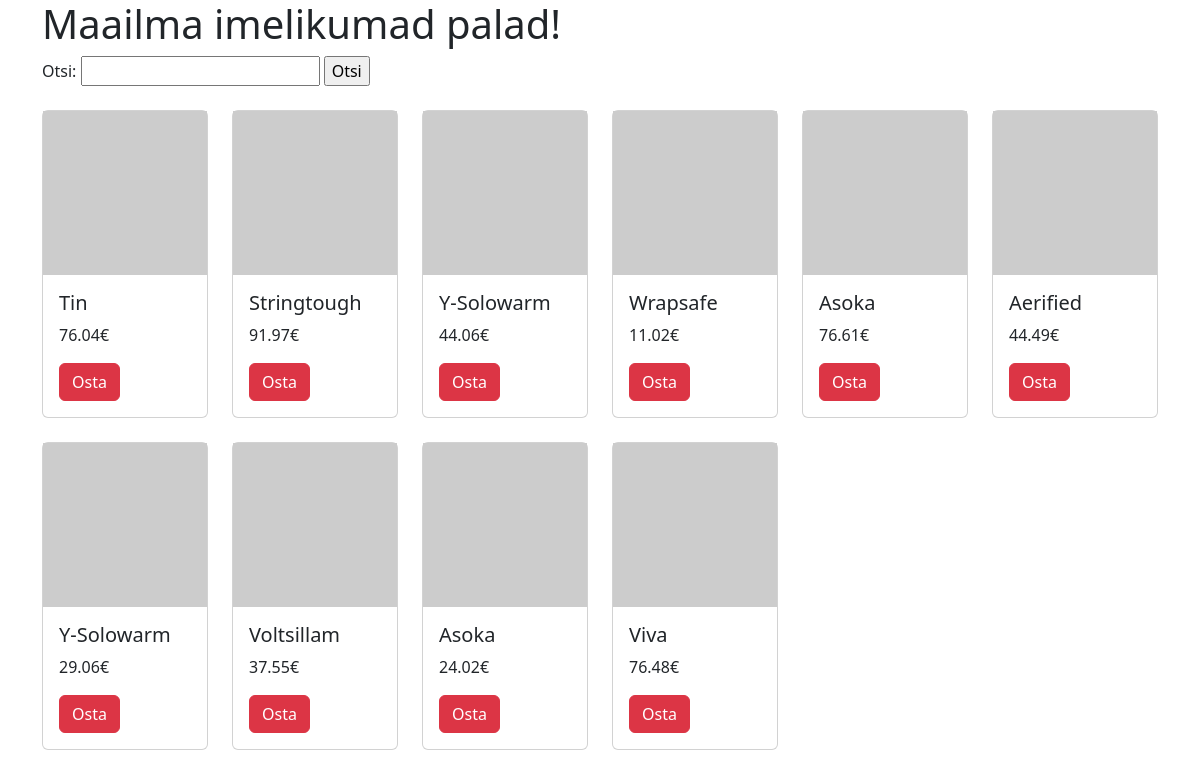
Screenshot of /PHPMYSQL/index.php with the database file from the repository.
### tables this page shows
CREATE TABLE `albumid` (
  `id` int(10) NOT NULL,
  `artist` varchar(255) NOT NULL,
  `album` varchar(255) NOT NULL,
  `aasta` year(4) NOT NULL,
  `hind` decimal(6,2) NOT NULL
);

### PHPMYSQL/index.php (the view, shortened to what this page needs)
<?php include("config.php"); ?>
<!doctype html>
<html lang="et">
  <head>
    <link href="https://cdn.jsdelivr.net/npm/bootstrap@5.3.3/dist/css/bootstrap.min.css" rel="stylesheet">
  </head>
  <body>
    <div class="container">
    <h1>Maailma imelikumad palad!</h1>
    <form action="" method="get">
        Otsi: <input type="text" name="s">
        <input type="submit" value="Otsi">
    </form>
<div class="row row-cols-1 row-cols-md-6 g-4 pt-4">
      <?php
    if (!empty($_GET["s"])) {
        $s = $_GET["s"];
        $paring = 'SELECT album, hind FROM albumid WHERE album LIKE "%'.$s.'%" ';
    } else {
        $paring = " SELECT album, hind FROM albumid ORDER BY artist ASC LIMIT 10";
    }
        $valjund = mysqli_query($yhendus, $paring);
        while($rida = mysqli_fetch_assoc($valjund)){
            echo '
            <div class="col">
                <div class="card">
                <img src="https://picsum.photos/400/400" alt="pildike">
                <div class="card-body">
                    <h5 class="card-title">'.$rida['album'].'</h5>
                    <p class="card-text">'.$rida['hind'].'€</p>
                    <a href="#" class="btn btn-danger">Osta</a>
                </div>
                </div>
            </div>
            ';
        }
    ?>
</div>
   </div>
  </body>
</html>

### rows the page displays
albumid: album "Tin", hind "76.04"
albumid: album "Stringtough", hind "91.97"
albumid: album "Y-Solowarm", hind "44.06"
albumid: album "Wrapsafe", hind "11.02"
albumid: album "Asoka", hind "76.61"
albumid: album "Aerified", hind "44.49"
albumid: album "Y-Solowarm", hind "29.06"
albumid: album "Voltsillam", hind "37.55"
albumid: album "Asoka", hind "24.02"
albumid: album "Viva", hind "76.48"
